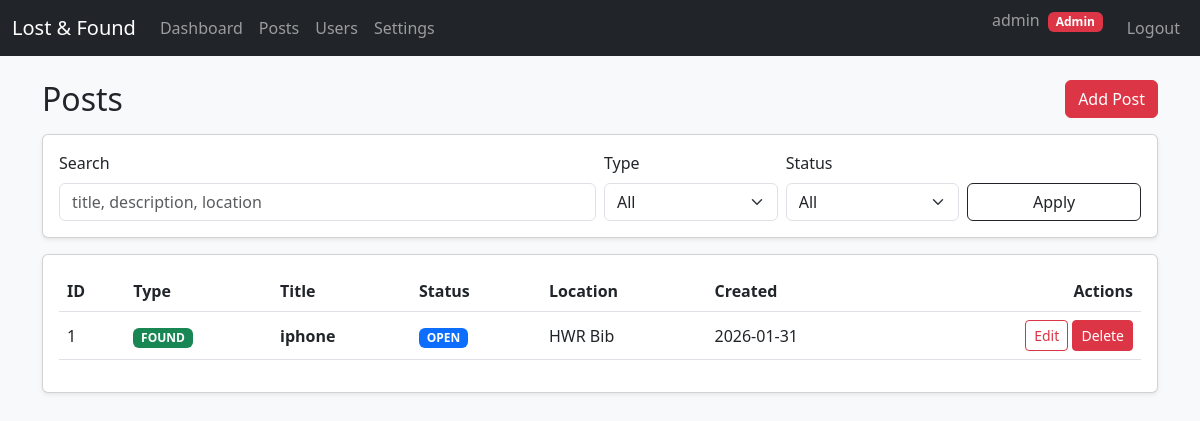
The page /admin/posts (signed in) on the database as committed earlier.
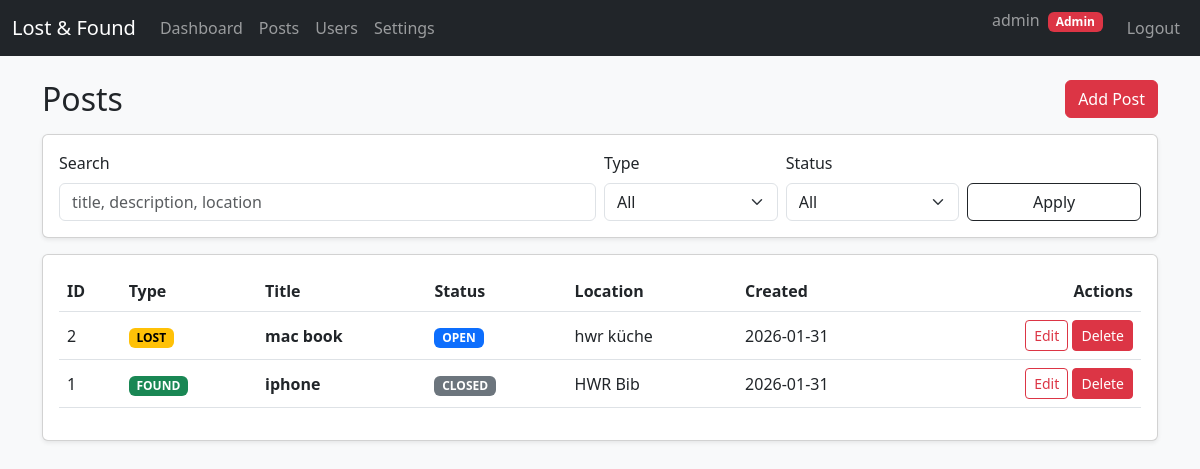
The same page on the database as committed later.
### db.py (models this page shows)
class ItemPost(db.Model):
    __tablename__ = "item_posts"
    id = db.Column(db.Integer, primary_key=True)
    post_type = db.Column(db.String(10), nullable=False)
    title = db.Column(db.String(200), nullable=False)
    description = db.Column(db.Text, nullable=False)
    location = db.Column(db.String(200))
    status = db.Column(db.String(20), default="open")
    created_by = db.Column(db.Integer, db.ForeignKey("users.id"), nullable=False)
    created_at = db.Column(db.DateTime, default=datetime.utcnow)
    creator = db.relationship("User", backref="posts")

### app.py (the view, shortened to what this page needs)
@app.route("/admin/posts")
@admin_required
def admin_posts():
    q = (request.args.get("q") or "").strip()
    post_type = (request.args.get("type") or "").strip().lower()
    status = (request.args.get("status") or "").strip().lower()
    query = ItemPost.query
    if post_type in ("lost", "found"):
        query = query.filter_by(post_type=post_type)
    if status in ("open", "claimed", "closed"):
        query = query.filter_by(status=status)
    posts = query.order_by(ItemPost.created_at.desc()).all()
    return render_template("admin/posts.html", posts=posts, q=q, filter_type=post_type, filter_status=status)

### app.py (called while the page is built)
def admin_required(f):
    from functools import wraps
    @wraps(f)
    def wrapper(*args, **kwargs):
        if "user_id" not in session or not session.get("is_admin"):
            return redirect(url_for("admin_login"))
        return f(*args, **kwargs)
    return wrapper

### templates/admin/posts.html (shortened to what this page needs)
{% extends 'base.html' %}
{% block content %}
<div class="d-flex justify-content-between align-items-center mb-3">
  <h2 class="mb-0">Posts</h2>
  <a class="btn btn-danger" href="{{ url_for('admin_posts_new') }}">Add Post</a>
</div>
<div class="card shadow-sm mb-3">
  <div class="card-body">
    <form class="row g-2 align-items-end" method="get">
      <div class="col-md-6">
        <label class="form-label">Search</label>
        <input class="form-control" name="q" value="{{ q }}" placeholder="title, description, location">
      </div>
      <div class="col-md-2">
        <label class="form-label">Type</label>
        <select class="form-select" name="type">
          <option value="" {% if not filter_type %}selected{% endif %}>All</option>
        </select>
      </div>
      <div class="col-md-2">
        <label class="form-label">Status</label>
        <select class="form-select" name="status">
          <option value="" {% if not filter_status %}selected{% endif %}>All</option>
        </select>
      </div>
      <div class="col-md-2 d-grid">
        <button class="btn btn-outline-dark" type="submit">Apply</button>
      </div>
    </form>
  </div>
</div>
<div class="card shadow-sm">
  <div class="card-body">
    {% if posts and posts|length > 0 %}
      <div class="table-responsive">
        <table class="table table-hover align-middle">
          <thead>
            <tr>
              <th>ID</th>
              <th>Type</th>
              <th>Title</th>
              <th>Status</th>
              <th>Location</th>
              <th>Created</th>
              <th class="text-end">Actions</th>
            </tr>
          </thead>
          <tbody>
            {% for post in posts %}
              <tr>
                <td>{{ post.id }}</td>
                <td>
                  {% if post.post_type == "lost" %}
                    <span class="badge text-bg-warning">LOST</span>
                  {% else %}
                    <span class="badge text-bg-success">FOUND</span>
                  {% endif %}
                </td>
                <td class="fw-semibold">{{ post.title }}</td>
                <td>
                  {% if post.status == "open" %}
                    <span class="badge text-bg-primary">OPEN</span>
                  {% elif post.status == "claimed" %}
                    <span class="badge text-bg-info">CLAIMED</span>
                  {% else %}
                    <span class="badge text-bg-secondary">CLOSED</span>
                  {% endif %}
                </td>
                <td>{{ post.location or "-" }}</td>
                <td>{{ post.created_at.strftime("%Y-%m-%d") }}</td>
                <td class="text-end">
                  <a class="btn btn-sm btn-outline-danger"
                     href="{{ url_for('admin_posts_edit', post_id=post.id) }}">
                    Edit
                  </a>
                  <form method="post"
                        action="{{ url_for('admin_posts_delete', post_id=post.id) }}"
                        class="d-inline">
                    <button class="btn btn-sm btn-danger"
                            type="submit"
                            onclick="return confirm('Delete this post?');">
                      Delete
                    </button>
                  </form>
                </td>
              </tr>
            {% endfor %}
          </tbody>
        </table>
      </div>
    {% else %}
      <div class="text-center py-4">
        <h5 class="mb-2">No posts yet</h5>
        <p class="text-muted mb-3">Create the first lost/found post.</p>
        <a class="btn btn-danger" href="{{ url_for('admin_posts_new') }}">Add Post</a>
      </div>
    {% endif %}
  </div>
</div>
{% endblock %}

Rows that differ between the two databases and show on the page:
added ItemPost: id "2", post_type "LOST", title "mac book", status "OPEN", location "hwr küche", created_at "2026-01-31"
changed ItemPost "iphone": status "OPEN" → "CLOSED"
